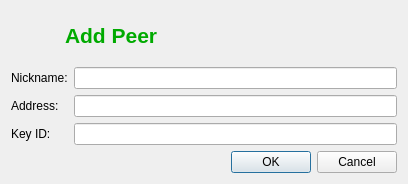
<ui version="4.0" >
 <class>AddPeer</class>
 <widget class="QDialog" name="AddPeer" >
  <property name="geometry" >
   <rect>
    <x>0</x>
    <y>0</y>
    <width>408</width>
    <height>184</height>
   </rect>
  </property>
  <property name="windowTitle" >
   <string>Add new Peer</string>
  </property>
  <property name="windowIcon" >
   <iconset resource="images.qrc" >
    <normaloff>:/images/list_add_user_32.png</normaloff>:/images/list_add_user_32.png</iconset>
  </property>
  <layout class="QGridLayout" name="gridLayout_4" >
   <item row="0" column="0" >
    <layout class="QGridLayout" name="gridLayout_2" >
     <property name="spacing" >
      <number>6</number>
     </property>
     <item row="0" column="0" >
      <widget class="QLabel" name="label_4" >
       <property name="minimumSize" >
        <size>
         <width>48</width>
         <height>48</height>
        </size>
       </property>
       <property name="text" >
        <string>&lt;!DOCTYPE HTML PUBLIC "-//W3C//DTD HTML 4.0//EN" "http://www.w3.org/TR/REC-html40/strict.dtd">
&lt;html>&lt;head>&lt;meta name="qrichtext" content="1" />&lt;style type="text/css">
p, li { white-space: pre-wrap; }
&lt;/style>&lt;/head>&lt;body style=" font-family:'MS Shell Dlg 2'; font-size:8.25pt; font-weight:400; font-style:normal;">
&lt;p style=" margin-top:0px; margin-bottom:0px; margin-left:0px; margin-right:0px; -qt-block-indent:0; text-indent:0px; font-size:8pt;">&lt;img src=":/images/list_add_user_32.png" />&lt;/p>&lt;/body>&lt;/html></string>
       </property>
       <property name="alignment" >
        <set>Qt::AlignCenter</set>
       </property>
      </widget>
     </item>
     <item row="0" column="1" >
      <widget class="QLabel" name="label_5" >
       <property name="text" >
        <string>&lt;!DOCTYPE HTML PUBLIC "-//W3C//DTD HTML 4.0//EN" "http://www.w3.org/TR/REC-html40/strict.dtd">
&lt;html>&lt;head>&lt;meta name="qrichtext" content="1" />&lt;style type="text/css">
p, li { white-space: pre-wrap; }
&lt;/style>&lt;/head>&lt;body style=" font-family:'MS Shell Dlg 2'; font-size:8.25pt; font-weight:400; font-style:normal;">
&lt;p style=" margin-top:0px; margin-bottom:0px; margin-left:0px; margin-right:0px; -qt-block-indent:0; text-indent:0px;">&lt;span style=" font-size:16pt; font-weight:600; color:#00aa00;">Add Peer&lt;/span>&lt;/p>&lt;/body>&lt;/html></string>
       </property>
      </widget>
     </item>
     <item row="0" column="2" >
      <spacer name="horizontalSpacer" >
       <property name="orientation" >
        <enum>Qt::Horizontal</enum>
       </property>
       <property name="sizeHint" stdset="0" >
        <size>
         <width>240</width>
         <height>20</height>
        </size>
       </property>
      </spacer>
     </item>
    </layout>
   </item>
   <item row="1" column="0" >
    <layout class="QGridLayout" name="gridLayout" >
     <item row="0" column="0" >
      <widget class="QLabel" name="label" >
       <property name="text" >
        <string>Nickname:</string>
       </property>
      </widget>
     </item>
     <item row="0" column="1" >
      <widget class="QLineEdit" name="nickline" />
     </item>
     <item row="1" column="0" >
      <widget class="QLabel" name="label_2" >
       <property name="text" >
        <string>Address:</string>
       </property>
      </widget>
     </item>
     <item row="1" column="1" >
      <widget class="QLineEdit" name="addressline" />
     </item>
     <item row="2" column="0" >
      <widget class="QLabel" name="label_3" >
       <property name="text" >
        <string>Key ID:</string>
       </property>
      </widget>
     </item>
     <item row="2" column="1" >
      <widget class="QLineEdit" name="keyline" />
     </item>
    </layout>
   </item>
   <item row="2" column="0" >
    <layout class="QGridLayout" name="gridLayout_3" >
     <item row="0" column="0" >
      <widget class="QDialogButtonBox" name="buttonBox" >
       <property name="orientation" >
        <enum>Qt::Horizontal</enum>
       </property>
       <property name="standardButtons" >
        <set>QDialogButtonBox::Cancel|QDialogButtonBox::Ok</set>
       </property>
      </widget>
     </item>
    </layout>
   </item>
  </layout>
 </widget>
 <resources>
  <include location="images.qrc" />
 </resources>
 <connections/>
</ui>
